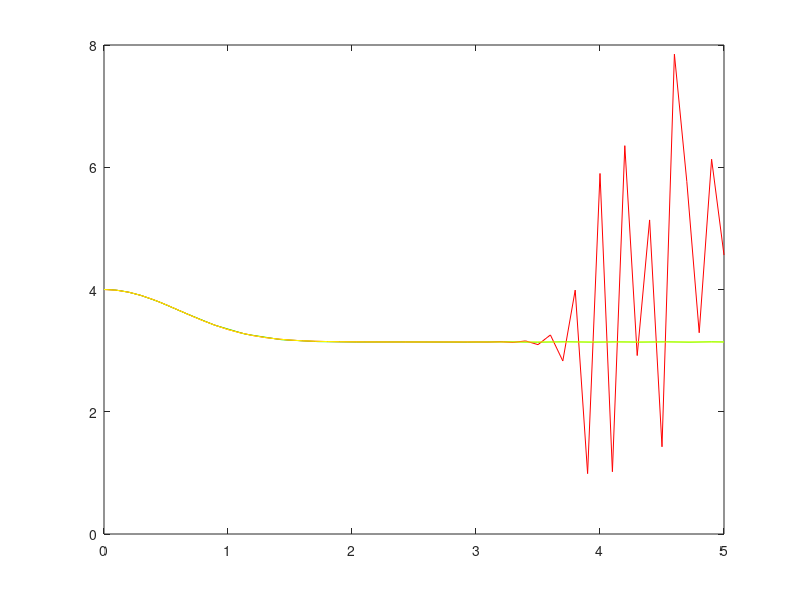

MATLAB code for this plot:
%% Multi-Step Methods in Matlab

%
tspan = [0,5];
y0 = 4;
%f = @(t,y) 3*t*y;
f = @(t,y) 3*t*sin(y);
h=0.1;
steps=(tspan(2)-tspan(1))/h;

%%Runge Kutta

[t,y] = ode23(f,tspan,y0);
plot(t,y)


%% Adams Bashforth
t2 = zeros(1,steps+1);
t2(1) = tspan(1);
y2 = zeros(1,steps+1);
y2(1) = y0;

%Apply RK for first few steps

for k=2:4
t2(k) = t2(k-1)+h;
k1 = f(t2(k-1),y2(k-1));
k2 = f(t2(k-1)+h,y2(k-1)+h*k1);
phi = (1/2)*(k1+k2);
y2(k) = y2(k-1) + h*phi;
end



%AB formula


for k=5:steps+1
t2(k)=t2(k-1)+h;

y2(k) = y2(k-1) + (h/24)*( -9*f(t2(k-4),y2(k-4)) +37*f(t2(k-3),y2(k-3))...
                        -59*f(t2(k-2),y2(k-2)) +55*f(t2(k-1),y2(k-1)));
end


plot(t,y)
hold on
plot(t2,y2)

hold off
%Almost identical, but RK takes more steps (and this is an adaptive RK,
%versus nonadaptive/nonpaired AB)


%% Predictor-Corrector Pair

%Start as before
t3 = zeros(1,steps+1);
t3(1) = tspan(1);
y3 = zeros(1,steps+1);
y3(1) = y0;

for k=2:4
t3(k) = t3(k-1)+h;
k1 = f(t3(k-1),y3(k-1));
k2 = f(t3(k-1)+h,y3(k-1)+h*k1);
phi = (1/2)*(k1+k2);
y3(k) = y3(k-1) + h*phi;
end


%Multistep Part

for k=5:steps+1
t3(k)=t3(k-1)+h;
%Compute by AB
y3pred = y3(k-1) + (h/24)*( -9*f(t3(k-4),y3(k-4)) +37*f(t3(k-3),y3(k-3))...
                        -59*f(t3(k-2),y3(k-2)) +55*f(t3(k-1),y3(k-1)));
%Update by AM
y3(k) = y3(k-1) + (h/720)*( -19*f(t3(k-4), y3(k-4)) + 106*f(t3(k-3),y3(k-3))...
        -264*f(t3(k-2),y3(k-2)) + 646 * f(t3(k-1),y3(k-1)) + 251*f(t3(k),y3pred));

end



plot(t,y,'green',t2,y2,'red',t3,y3,'yellow')
